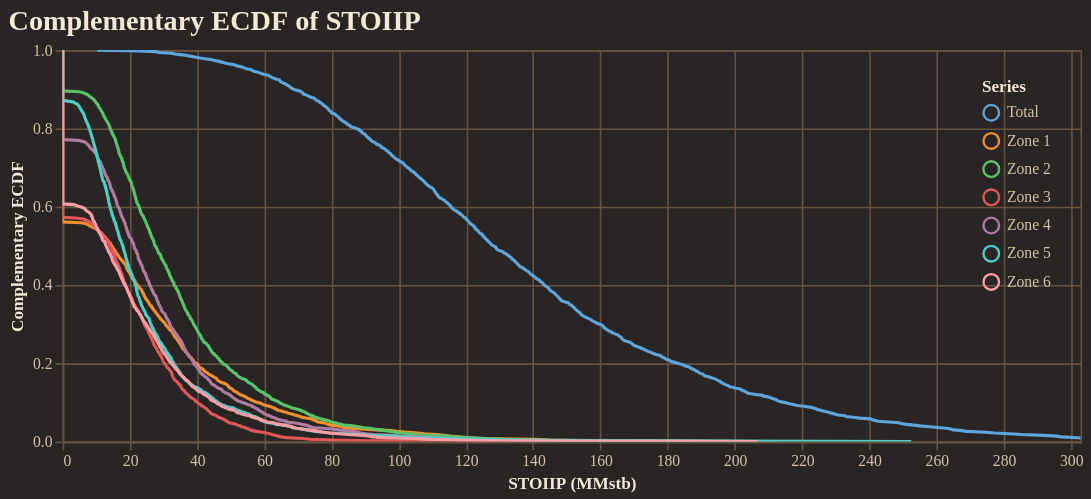

Here is the notebook cell this chart was saved with:
### Code cell
fig = reporter.plotter.prospect_volumetric_ecdf_plot(
    figsize=(650, 250),
    backend=PLOTTING_BACKEND
)
fig.show()

### Figure 1 — Vega-Lite specification as saved in the notebook (floating-point values rounded to 4 significant figures; data arrays with more than 128 entries replaced by an {"elided": "..."} marker saying what was removed)
{"config": {"background": "#292524", "view": {"fill": "#292524", "stroke": "#665340"}, "title": {"color": "#f4e9d7", "font": "Merriweather", "fontSize": 18, "fontWeight": 600, "subtitleColor": "#d5c2a6", "anchor": "start"}, "axis": {"domainColor": "#665340", "gridColor": "#665340", "tickColor": "#665340", "labelColor": "#d5c2a6", "titleColor": "#f4e9d7", "labelFont": "Merriweather", "titleFont": "Merriweather"}, "legend": {"titleColor": "#f4e9d7", "labelColor": "#d5c2a6", "labelFont": "Merriweather", "titleFont": "Merriweather", "orient": "top-right", "symbolType": "circle"}, "header": {"labelColor": "#d5c2a6", "titleColor": "#f4e9d7", "labelFont": "Merriweather", "titleFont": "Merriweather"}, "mark": {"color": "#c78d3b"}, "line": {"color": "#c78d3b"}, "bar": {"color": "#c78d3b"}, "point": {"color": "#ddb06d"}, "area": {"color": "#c78d3b", "opacity": 0.35}, "text": {"color": "#f4e9d7", "font": "Merriweather"}, "range": {"category": ["#5DA5DA", "#F28E2B", "#59C36A", "#E15759", "#B07AA1", "#4ECDC4", "#FF9DA7", "#EDC948"]}}, "layer": [{"mark": {"type": "line", "clip": true, "strokeWidth": 2}, "encoding": {"color": {"field": "series", "title": "Series", "type": "nominal"}, "tooltip": [{"field": "series", "title": "Series", "type": "nominal"}, {"field": "stoiip_mmstb", "format": ",.2f", "title": "STOIIP (MMstb)", "type": "quantitative"}, {"field": "exceedance_probability", "format": ".3f", "title": "Exceedance", "type": "quantitative"}], "x": {"field": "stoiip_mmstb", "title": "STOIIP (MMstb)", "type": "quantitative"}, "y": {"field": "exceedance_probability", "scale": {"domain": [0, 1]}, "title": "Complementary ECDF", "type": "quantitative"}}}], "data": {"name": "data-3de3c5e987d3c3e20564d6e6a83baaaf"}, "encoding": {"x": {"field": "stoiip_mmstb", "scale": {"domain": [0, 302.8]}, "type": "quantitative"}}, "height": 250, "title": "Complementary ECDF of STOIIP", "width": 650, "$schema": "https://vega.github.io/schema/vega-lite/v5.20.1.json", "datasets": {"data-3de3c5e987d3c3e20564d6e6a83baaaf": {"elided": "3500 records"}}}
